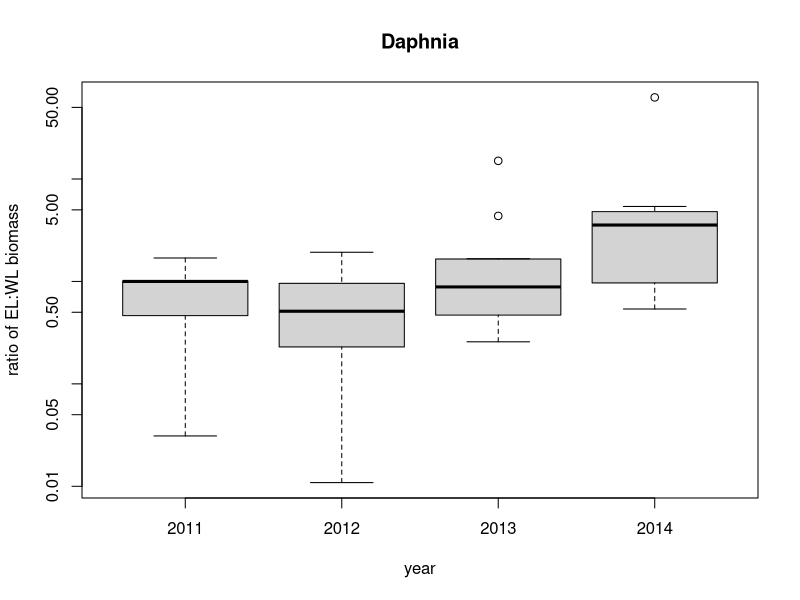
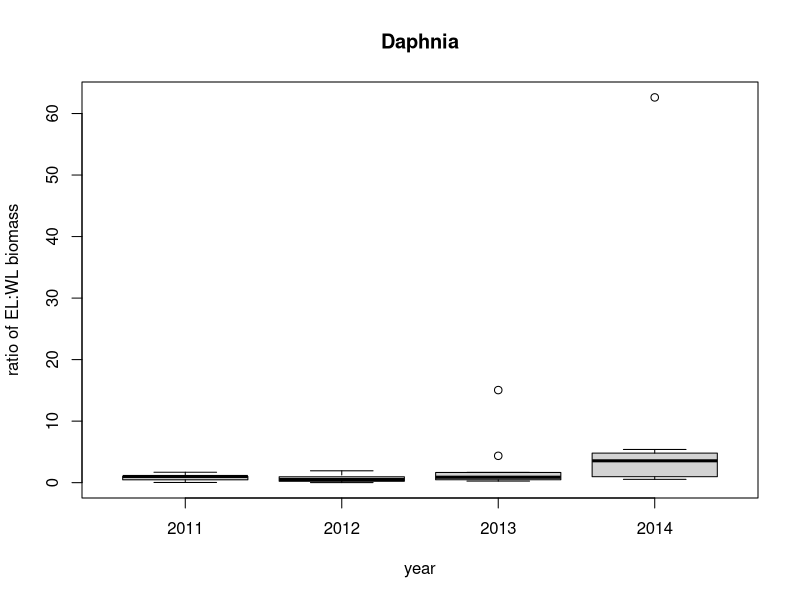
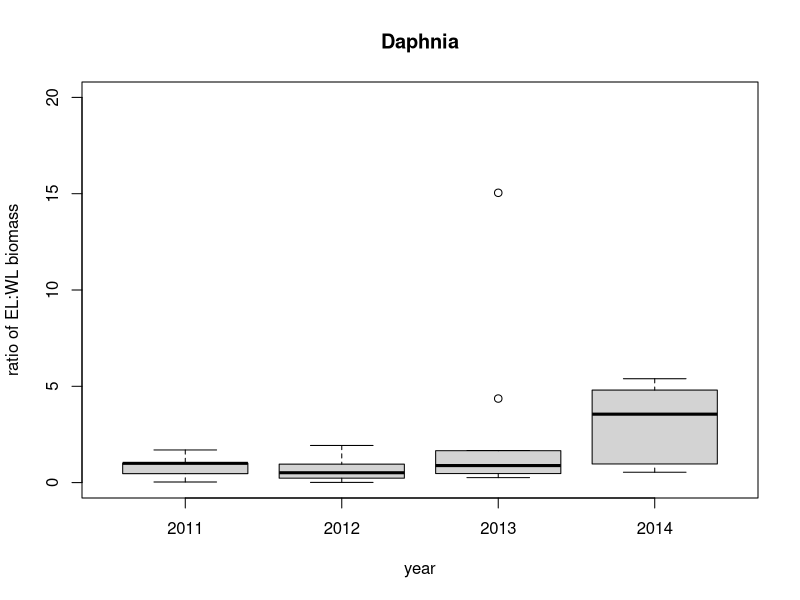
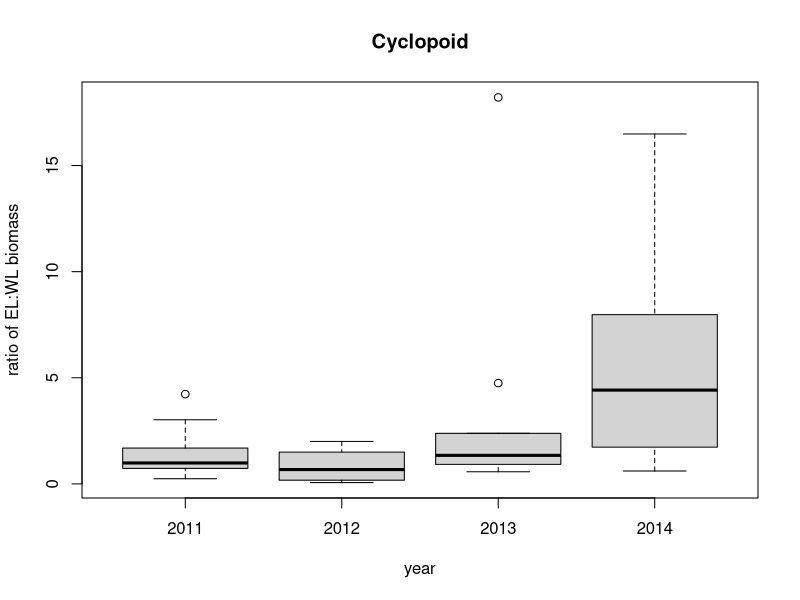
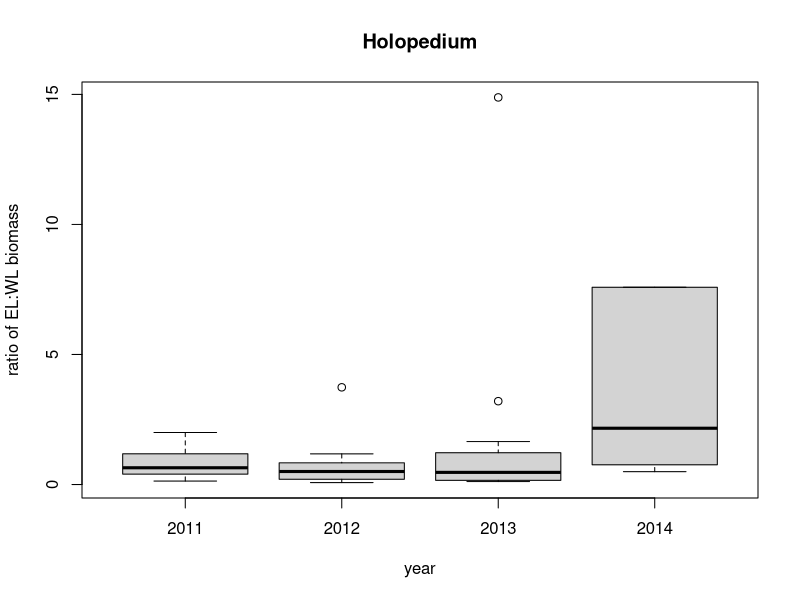
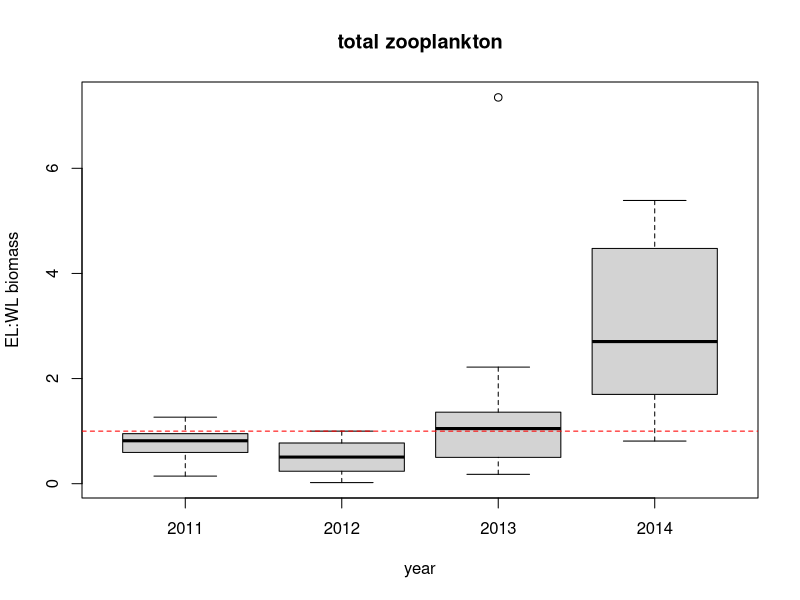

These charts were generated, in order, by the following R code: (Note: this script raises an error after producing the figures.)
#Early figures for Long Lake zooplankton
#Patrick Kelly 19 January 2014

#start wth figure for Stuart -> ratio of East:West long biomass - just using the mean, by year
#load zooplankton data
setwd('~/Documents/Notre Dame/long lake data/FINAL_data')

zoops<-read.csv('zoopData2011_2014.csv')

#use only east and west long
zoops<-zoops[zoops$lakeID=='EL' | zoops$lakeID=='WL',]

#matchup by taxa and look at ratios of east long:west long biomass
#make uniqueID for taxa and date
zoops$uniqueID<-paste(zoops$taxa,zoops$dateSample,sep='.')
#I like dealing with biomass_gm-2 rather than g m-3, add that column
zoops$biomass.gm2<-zoops$biomass_gDryMass_m3*zoops$depthBottom

#make data frame of east long and west long
el.zoops<-zoops[zoops$lakeID=='EL',]
wl.zoops<-zoops[zoops$lakeID=='WL',]

#match east and west long to make ratio of biomass
wl.biomass.gm2<-c()
for(i in 1:nrow(el.zoops)){
	rowi<-match(el.zoops$uniqueID[i],wl.zoops$uniqueID)
	wl.biomass.gm2[i]<-wl.zoops$biomass.gm2[rowi]
}
el.zoops$wl.biomass.gm2<-wl.biomass.gm2
#calculate ratio
el.zoops$ratio<-el.zoops$biomass.gm2/el.zoops$wl.biomass.gm2

#add year to data frame
el.zoops$year<-format(as.Date(el.zoops$dateSample,'%Y-%m-%d'),'%Y')

#Make boxplots for taxa-specific biomass differences, also do total zooplankton biomass
#Daphnia
boxplot(el.zoops$ratio[el.zoops$taxa=='daphnia']~el.zoops$year[el.zoops$taxa=='daphnia'],log='y',main='Daphnia',xlab='year',ylab='ratio of EL:WL biomass')
boxplot(el.zoops$ratio[el.zoops$taxa=='daphnia']~el.zoops$year[el.zoops$taxa=='daphnia'],main='Daphnia',xlab='year',ylab='ratio of EL:WL biomass') #non-logged y axis - shows outlier
boxplot(el.zoops$ratio[el.zoops$taxa=='daphnia']~el.zoops$year[el.zoops$taxa=='daphnia'],main='Daphnia',xlab='year',ylab='ratio of EL:WL biomass',ylim=c(0,20)) #zoom in

#Cyclopoids
boxplot(el.zoops$ratio[el.zoops$taxa=='cyclopoid']~el.zoops$year[el.zoops$taxa=='cyclopoid'],main='Cyclopoid',xlab='year',ylab='ratio of EL:WL biomass')

#Holopedium
boxplot(el.zoops$ratio[el.zoops$taxa=='holopedium']~el.zoops$year[el.zoops$taxa=='holopedium'],main='Holopedium',xlab='year',ylab='ratio of EL:WL biomass')

#try for total zooplankton biomass
#aggregate data frame by lake and date
tot.zoops<-aggregate(cbind(el.zoops$biomass.gm2,el.zoops$wl.biomass.gm2)~el.zoops$dateSample,FUN=sum,na.rm=T)
colnames(tot.zoops)<-c('dateSample','el.biomass.gm2','wl.biomass.gm2')
#calculate ratio of EL:WL
tot.zoops$ratio<-tot.zoops$el.biomass.gm2/tot.zoops$wl.biomass.gm2
#add year to make the graph
tot.zoops$year<-format(as.Date(tot.zoops$dateSample,'%Y-%m-%d'),'%Y')

#make a boxplot of total zooplankton biomass
boxplot(tot.zoops$ratio~tot.zoops$year,xlab='year',ylab='EL:WL biomass',main='total zooplankton')
abline(h=1,lty=2,col='red') #<-add red line at 1 to visualize where zooplankton biomass is greater in East than in West

#Plante and Downing Production
prod<-read.csv('productionByTaxa_2011-2014.csv')

prod.daphnia<-prod[prod$taxa=='daphnia',]
ggplot(data=prod.daphnia, aes(x=year,y=production.g.m2.yr,fill=lakeID))+geom_bar(stat='identity',position=position_dodge())+scale_fill_manual(values=c('EL'='brown','WL'='blue'))+ylab(expression(paste('production (g m'^-2,' yr'^-1,')')))

prod.cyclopoid<-prod[prod$taxa=='cyclopoid',]
ggplot(data=prod.cyclopoid, aes(x=year,y=production.g.m2.yr,fill=lakeID))+geom_bar(stat='identity',position=position_dodge())+scale_fill_manual(values=c('EL'='brown','WL'='blue'))+ylab(expression(paste('production (g m'^-2,' yr'^-1,')')))

prod.holopedium<-prod[prod$taxa=='holopedium',]
ggplot(data=prod.holopedium, aes(x=year,y=production.g.m2.yr,fill=lakeID))+geom_bar(stat='identity',position=position_dodge())+scale_fill_manual(values=c('EL'='brown','WL'='blue'))+ylab(expression(paste('production (g m'^-2,' yr'^-1,')')))

#Total production
tot.prod<-aggregate(prod$production.g.m2.yr,by=list(prod$lakeID,prod$year),sum,na.rm=T) 
colnames(tot.prod)<-c('lakeID','year','production.g.m2.yr')

#cyclopoid
cyclopoid.data<-prod[prod$taxa=='cyclopoid',]
ggplot(data=tot.prod,aes(x=year,y=production.g.m2.yr,fill=lakeID))+geom_bar(stat='identity',position=position_dodge())+scale_fill_manual(values=c('EL'='brown','WL'='blue'))+ylab(expression(paste('production (g m'^-2,' yr'^-1,')')))